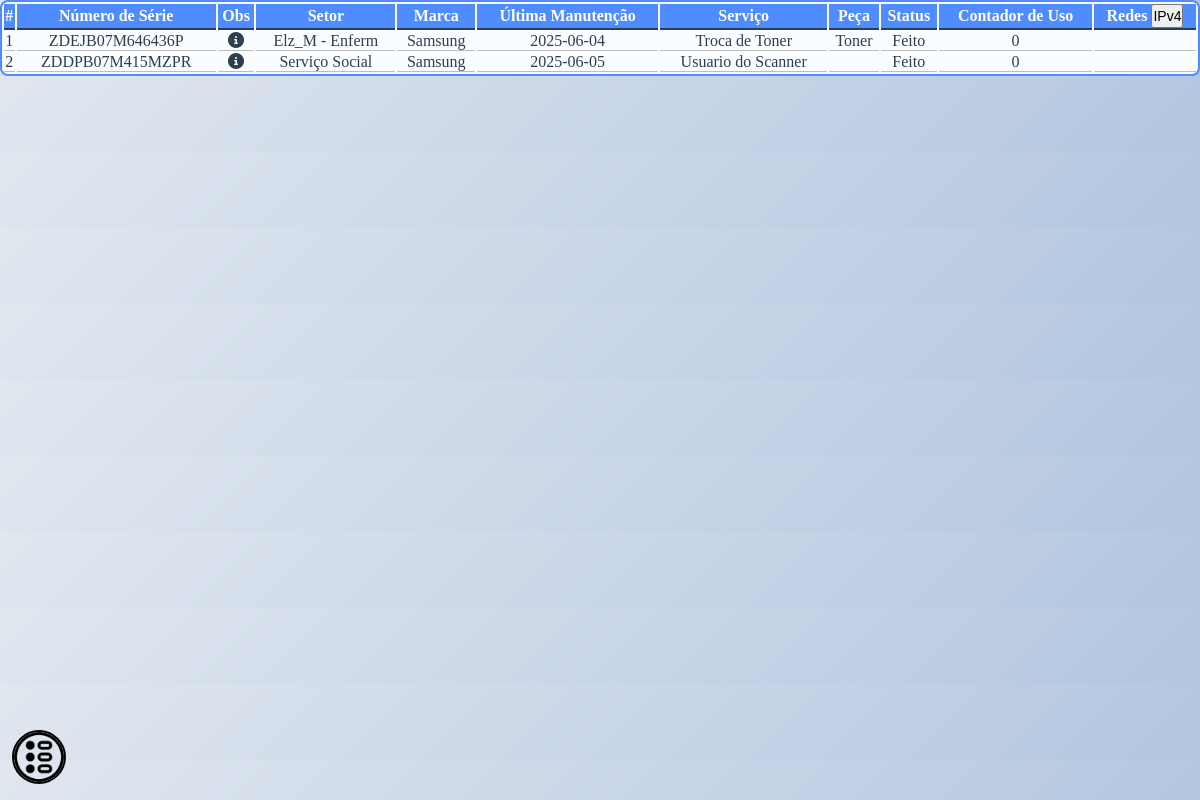
Screenshot of /src/tabs/impressoras.php with the database file from the repository.
### tables this page shows
CREATE TABLE impressoras (
    id_imp INT AUTO_INCREMENT PRIMARY KEY,
    numero_de_serie VARCHAR(50) NOT NULL UNIQUE,
    setor VARCHAR(50) NOT NULL,
    marca ENUM('Samsung', 'HP', 'Epson') NOT NULL,
    ultima_manutencao DATE NOT NULL DEFAULT '2025-06-23',
    problema TEXT NOT NULL DEFAULT 'Nenhum',
    peca_utilizada VARCHAR(50) NOT NULL DEFAULT 'Nenhuma',
    status_de_conclusao ENUM('Pendente', 'Em andamento', 'Feito') NOT NULL DEFAULT 'Pendente',
    rede ENUM('via Rede', 'Via USB') NOT NULL,
    contador_de_uso INT NOT NULL DEFAULT 0,
    ipv4_impressora VARCHAR(15) NOT NULL DEFAULT '0.0.0.0',
    observacao TEXT
);

### src/classeimpressora.php (called while the page is built, shortened)
<?php
class Impressoras
{
    public function listarImpressoras() {
        require("conexaobd.php");
        $comando = "SELECT * FROM impressoras ORDER BY ultima_manutencao;";
        $stmt = $pdo->prepare($comando);
        $stmt->execute();
        return $stmt;
    }
}
?>

### src/tabs/impressoras.php (the view, shortened to what this page needs)
<!DOCTYPE html>
<html lang="pt-br">
<head>
    <link rel="stylesheet" href="../style.css">
    <link rel="stylesheet" href="https://cdnjs.cloudflare.com/ajax/libs/font-awesome/6.6.0/css/all.min.css"
 />
</head>
<body style="display: flex;">
    <div class="profile">
        <div class="profile-img" onclick="toggleTray()"></div>
    </div>
    <div class="content">
        <table>
            <thead>
                <tr>
                    <th>#</th>
                    <th>Número de Série</th>
                    <th>Obs</th>
                    <th>Setor</th>
                    <th>Marca</th>
                    <th>Última Manutenção</th>
                    <th>Serviço</th>
                    <th>Peça</th>
                    <th>Status</th>
                    <th>Contador de Uso</th>
                    <th>Redes <button type="button" class="info-icon" id="btn-info-icon" title="Tipo de Conexão">IPv4</button></th>
                </tr>
            </thead>
            <tbody>
            <?php
            require("../classeimpressora.php");
            $impressora = new Impressoras();
            $listaDeimpressoras = $impressora->listarImpressoras();
            foreach ($listaDeimpressoras as $registro) {
                $id_imp = $registro['id_imp'];
                $numero_de_serie = $registro['numero_de_serie'];
                $setor = $registro['setor'];
                $marca = $registro['marca'];
                $ultima_manutencao = $registro['ultima_manutencao'];
                $problema = $registro['problema'];
                $peca_utilizada = $registro['peca_utilizada'];
                $status_de_conclusao = $registro['status_de_conclusao'];
                $contador_de_uso = $registro['contador_de_uso'];
                $rede = $registro['rede'];
                $ipv4_impressora = $registro['ipv4_impressora'];
                $observacao = $registro['observacao'];
                echo "<tr>";
                echo "<td>$id_imp</td>";
                echo "<td>$numero_de_serie</td>";
                echo "<td>
                <div class='obs-container'>
                    <i class='fa-solid fa-circle-info' style='cursor:pointer;' onclick=\"showObservacao('".htmlspecialchars($observacao, ENT_QUOTES)."')\"></i>
                </div>
                </td>";
                echo "<td>$setor</td>";
                echo "<td>$marca</td>";
                echo "<td>$ultima_manutencao</td>";
                echo "<td>$problema</td>";
                echo "<td>$peca_utilizada</td>";
                echo "<td>$status_de_conclusao</td>";
                echo "<td>$contador_de_uso</td>";
                echo "<td class='col-rede' data-rede='$rede' data-ipv4='$ipv4_impressora'>$rede</td>";
                echo "</tr>";
            }
            ?>
            </tbody>
        </table>
    </div>
</body>
</html>

### src/style.css (style rules this page uses)
* { margin: 0; padding: 0; }
:root { --primary: #2d3e50; --secondary: #f5f6fa; --accent: #4e8cff; --accent-dark: #2563c9; --danger: #e74c3c; --success: #27ae60; --gray: #888; --light-gray: #e0e0e0; --border: #bdbdbd; }
body { background: linear-gradient(135deg, #e0e7ef 0%, #b3c6e0 100%); }
.profile { display: flex; flex-direction: column; justify-items: center; align-items: center; gap: 1vh; position: fixed; bottom: 2vh; margin-left: 1vw; }
.profile-img { display: flex; justify-content: center; align-items: center; height: 50px; width: 50px; border: 2px solid black; border-radius: 50%; background-image: url("./imgs/List.png"); background-position: center; background-repeat: no-repeat; background-size: cover; cursor: pointer; }
.content { width: 100%; display: flex; flex-direction: column; align-items: center; justify-content: start; }
.content table { border: 2px solid var(--accent); background-color: #fafdff; width: 100%; border-radius: 8px; overflow: hidden; }
.content table th { background: var(--accent); color: #fff; border-bottom: 2.5px solid var(--primary); }
.content table td { border-bottom: 1.5px solid var(--border); text-align: center; color: var(--primary); }
.info-icon { text-align: center; line-height: 20px; font-size: 14px; cursor: pointer; }

### rows the page displays
impressoras: id_imp "1", numero_de_serie "ZDEJB07M646436P", setor "Elz_M - Enferm", marca "Samsung", ultima_manutencao "2025-06-04", problema "Troca de Toner", peca_utilizada "Toner", status_de_conclusao "Feito", contador_de_uso "0"
impressoras: id_imp "2", numero_de_serie "ZDDPB07M415MZPR", setor "Serviço Social", marca "Samsung", ultima_manutencao "2025-06-05", problema "Usuario do Scanner", status_de_conclusao "Feito", contador_de_uso "0"
